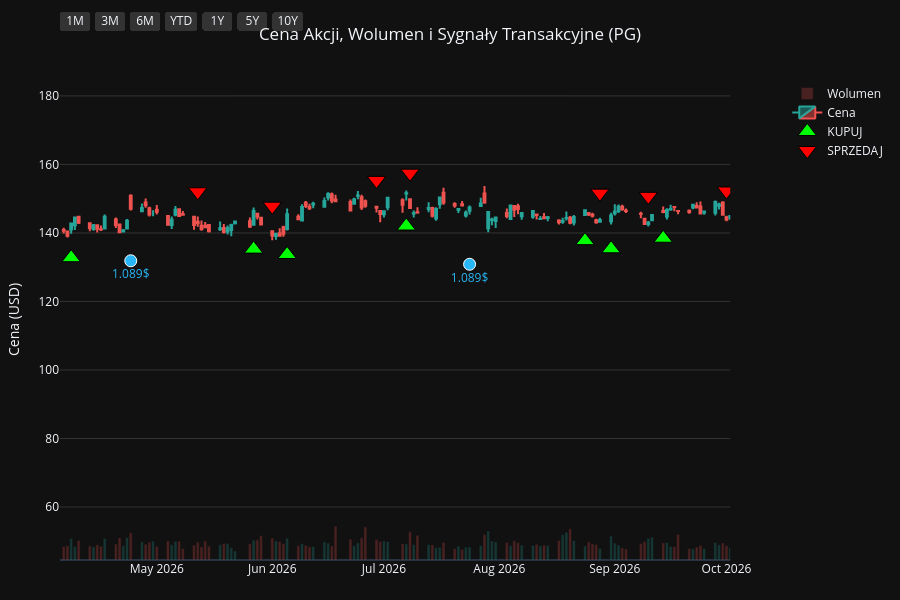
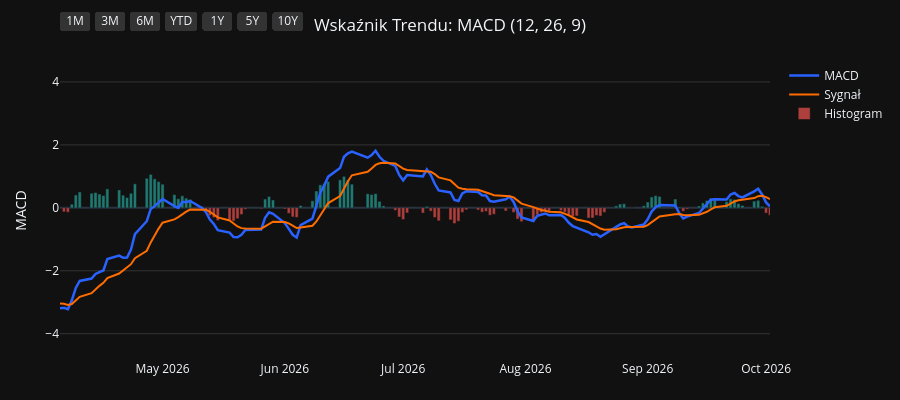
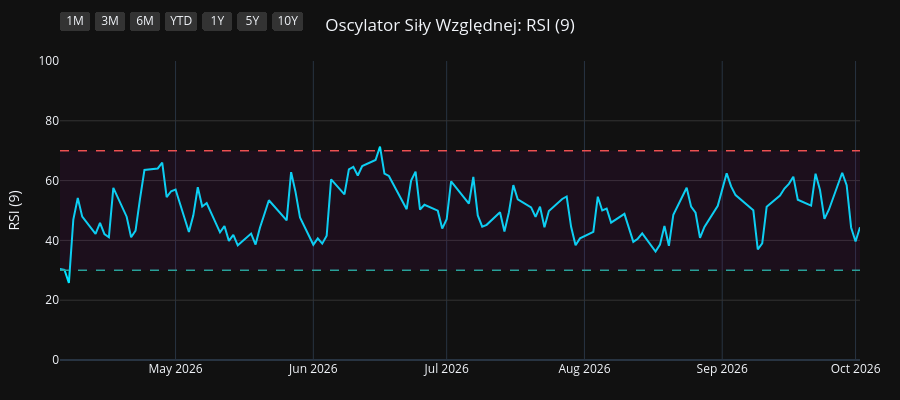
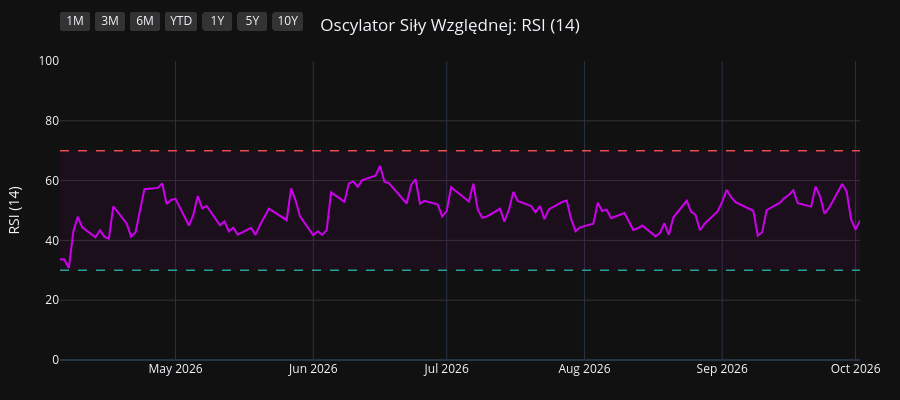

The notebook cell these images were saved under, in order:
### Code cell
import os
import yfinance as yf
import pandas as pd
import pandas_ta as ta
import plotly.graph_objects as go
from plotly.subplots import make_subplots

# 1. Pobranie i przygotowanie danych
symbol = os.environ.get("STOCK_TICKER", "").strip().upper()
if not symbol:
    raise RuntimeError("Set STOCK_TICKER before running price_extractor.ipynb")
df = yf.Ticker(symbol).history(period="10y")
df.index = df.index.tz_localize(None)

# Wskaźniki i sygnały
df.ta.macd(fast=12, slow=26, signal=9, append=True)
df.ta.rsi(length=9, append=True)
df.ta.rsi(length=14, append=True)
df.ta.rsi(length=21, append=True)
df.dropna(inplace=True)

macd = df['MACD_12_26_9']
signal = df['MACDs_12_26_9']
wczorajszy_macd = macd.shift(1)
wczorajszy_signal = signal.shift(1)

df['Decyzja'] = 'BRAK'
df.loc[(macd > signal) & (wczorajszy_macd <= wczorajszy_signal), 'Decyzja'] = 'KUPUJ'
df.loc[(macd < signal) & (wczorajszy_macd >= wczorajszy_signal), 'Decyzja'] = 'SPRZEDAJ'

df_kupuj = df[df['Decyzja'] == 'KUPUJ']
df_sprzedaj = df[df['Decyzja'] == 'SPRZEDAJ']
df_dywidendy = df[df['Dividends'] > 0]
df_splity = df[df['Stock Splits'] > 0]

# Wspólna konfiguracja osi X
konfiguracja_osi_x = dict(
    type="date",
    showspikes=True, spikemode="across", spikesnap="cursor", spikedash="dot", spikecolor="#ffffff", spikethickness=1, hoverformat="%Y-%m-%d",
    rangeselector=dict(
        buttons=list([
            dict(count=1, label="1M", step="month", stepmode="backward"),
            dict(count=3, label="3M", step="month", stepmode="backward"),
            dict(count=6, label="6M", step="month", stepmode="backward"),
            dict(count=1, label="YTD", step="year", stepmode="todate"),
            dict(count=1, label="1Y", step="year", stepmode="backward"),
            dict(count=5, label="5Y", step="year", stepmode="backward"),
            dict(step="all", label="10Y")
        ]),
        bgcolor="#333333", activecolor="#2962ff", x=0, y=1.1
    )
)

# ==========================================
# WYKRES 1: CENA + WOLUMEN + SYGNAŁY
# ==========================================
fig1 = make_subplots(specs=[[{"secondary_y": True}]])

kolory_wolumenu = ['#26a69a' if row['Close'] >= row['Open'] else '#ef5350' for index, row in df.iterrows()]
fig1.add_trace(go.Bar(x=df.index, y=df['Volume'], marker_color=kolory_wolumenu, opacity=0.25, name='Wolumen'), secondary_y=True)
fig1.add_trace(go.Candlestick(x=df.index, open=df['Open'], high=df['High'], low=df['Low'], close=df['Close'], name='Cena', increasing_line_color='#26a69a', decreasing_line_color='#ef5350'), secondary_y=False)
fig1.add_trace(go.Scatter(x=df_kupuj.index, y=df_kupuj['Low'] * 0.95, customdata=df_kupuj[['Low', 'High']], mode='markers', marker=dict(symbol='triangle-up', size=16, color='#00ff00', line=dict(width=1, color='black')), name='KUPUJ', hovertemplate='KUPUJ<br>Najniższa: %{customdata[0]:.2f}<br>Najwyższa: %{customdata[1]:.2f}<extra></extra>'), secondary_y=False)
fig1.add_trace(go.Scatter(x=df_sprzedaj.index, y=df_sprzedaj['High'] * 1.05, customdata=df_sprzedaj[['Low', 'High']], mode='markers', marker=dict(symbol='triangle-down', size=16, color='#ff0000', line=dict(width=1, color='black')), name='SPRZEDAJ', hovertemplate='SPRZEDAJ<br>Najniższa: %{customdata[0]:.2f}<br>Najwyższa: %{customdata[1]:.2f}<extra></extra>'), secondary_y=False)

if not df_dywidendy.empty:
    fig1.add_trace(go.Scatter(x=df_dywidendy.index, y=df_dywidendy['Low'] * 0.90, mode='markers+text', marker=dict(symbol='circle', size=12, color='#29b6f6', line=dict(width=1, color='white')), text=df_dywidendy['Dividends'].apply(lambda x: f"{x}$"), textposition="bottom center", name='Dywidenda', showlegend=False, hovertemplate='Dywidenda: %{text}<extra></extra>', textfont=dict(color="#29b6f6")), secondary_y=False)
if not df_splity.empty:
                    fig1.add_trace(go.Scatter(x=df_splity.index, y=df_splity['High'], mode='markers+text', marker=dict(symbol='star', size=16, color='#ffee58', line=dict(width=1, color='black')), text=df_splity['Stock Splits'].apply(lambda x: f"{x:g}:1" if x >= 1 else f"1:{1 / x:g}"), textposition="top center", name='Split', hovertemplate='%{text}<extra></extra>', textfont=dict(color="#ffee58")), secondary_y=False)

fig1.update_layout(title=dict(text=f"Cena Akcji, Wolumen i Sygnały Transakcyjne ({symbol})", x=0.5, xanchor='center'), dragmode='pan', xaxis_rangeslider_visible=False, template='plotly_dark', height=600, hovermode='x unified', margin=dict(l=60, r=40, t=60, b=40))
fig1.update_xaxes(**konfiguracja_osi_x)
fig1.update_xaxes(range=[df.index.max() - pd.Timedelta(days=180), df.index.max()])
fig1.update_yaxes(title_text="Cena (USD)", secondary_y=False, gridcolor='#333333')
fig1.update_yaxes(range=[0, df['Volume'].max() * 4], showgrid=False, showticklabels=False, secondary_y=True)
fig1.show(config={'scrollZoom': True})

# ==========================================
# WYKRES 2: WSKAŹNIK MACD
# ==========================================
fig2 = go.Figure()
fig2.add_trace(go.Scatter(x=df.index, y=df['MACD_12_26_9'], line=dict(color='#2962ff', width=2.5), name='MACD'))
fig2.add_trace(go.Scatter(x=df.index, y=df['MACDs_12_26_9'], line=dict(color='#ff6d00', width=2), name='Sygnał'))
kolory_macd = ['#26a69a' if val >= 0 else '#ef5350' for val in df['MACDh_12_26_9']]
fig2.add_trace(go.Bar(x=df.index, y=df['MACDh_12_26_9'], marker_color=kolory_macd, name='Histogram', opacity=0.7))
fig2.update_layout(title=dict(text="Wskaźnik Trendu: MACD (12, 26, 9)", x=0.5, xanchor='center'), dragmode='pan', xaxis_rangeslider_visible=False, template='plotly_dark', height=400, hovermode='x unified', margin=dict(l=60, r=40, t=60, b=40))
fig2.update_xaxes(**konfiguracja_osi_x)
fig2.update_xaxes(range=[df.index.max() - pd.Timedelta(days=180), df.index.max()])
fig2.update_yaxes(title_text="MACD", gridcolor='#333333')
fig2.show(config={'scrollZoom': True})

# ==========================================
# WYKRES 3: OSCYLATOR RSI (9)
# ==========================================
fig3 = go.Figure()
fig3.add_trace(go.Scatter(x=df.index, y=df['RSI_9'], line=dict(color='#00e5ff', width=2), name='RSI (9)'))
fig3.add_hline(y=70, line_dash="dash", line_color="#ef5350", line_width=1.5)
fig3.add_hline(y=30, line_dash="dash", line_color="#26a69a", line_width=1.5)
fig3.add_hrect(y0=30, y1=70, line_width=0, fillcolor="purple", opacity=0.1)
fig3.update_layout(title=dict(text="Oscylator Siły Względnej: RSI (9)", x=0.5, xanchor='center'), dragmode='pan', xaxis_rangeslider_visible=False, template='plotly_dark', height=400, hovermode='x unified', margin=dict(l=60, r=40, t=60, b=40))
fig3.update_xaxes(**konfiguracja_osi_x)
fig3.update_xaxes(range=[df.index.max() - pd.Timedelta(days=180), df.index.max()])
fig3.update_yaxes(title_text="RSI (9)", range=[0, 100], gridcolor='#333333')
fig3.show(config={'scrollZoom': True})

# ==========================================
# WYKRES 4: OSCYLATOR RSI (14)
# ==========================================
fig4 = go.Figure()
fig4.add_trace(go.Scatter(x=df.index, y=df['RSI_14'], line=dict(color='#d500f9', width=2), name='RSI (14)'))
fig4.add_hline(y=70, line_dash="dash", line_color="#ef5350", line_width=1.5)
fig4.add_hline(y=30, line_dash="dash", line_color="#26a69a", line_width=1.5)
fig4.add_hrect(y0=30, y1=70, line_width=0, fillcolor="purple", opacity=0.1)
fig4.update_layout(title=dict(text="Oscylator Siły Względnej: RSI (14)", x=0.5, xanchor='center'), dragmode='pan', xaxis_rangeslider_visible=False, template='plotly_dark', height=400, hovermode='x unified', margin=dict(l=60, r=40, t=60, b=40))
fig4.update_xaxes(**konfiguracja_osi_x)
fig4.update_xaxes(range=[df.index.max() - pd.Timedelta(days=180), df.index.max()])
fig4.update_yaxes(title_text="RSI (14)", range=[0, 100], gridcolor='#333333')
fig4.show(config={'scrollZoom': True})

# ==========================================
# WYKRES 5: OSCYLATOR RSI (21)
# ==========================================
fig5 = go.Figure()
fig5.add_trace(go.Scatter(x=df.index, y=df['RSI_21'], line=dict(color='#64dd17', width=2), name='RSI (21)'))
fig5.add_hline(y=70, line_dash="dash", line_color="#ef5350", line_width=1.5)
fig5.add_hline(y=30, line_dash="dash", line_color="#26a69a", line_width=1.5)
fig5.add_hrect(y0=30, y1=70, line_width=0, fillcolor="purple", opacity=0.1)
fig5.update_layout(title=dict(text="Oscylator Siły Względnej: RSI (21)", x=0.5, xanchor='center'), dragmode='pan', xaxis_rangeslider_visible=False, template='plotly_dark', height=400, hovermode='x unified', margin=dict(l=60, r=40, t=60, b=40))
fig5.update_xaxes(**konfiguracja_osi_x)
fig5.update_xaxes(range=[df.index.max() - pd.Timedelta(days=180), df.index.max()])
fig5.update_yaxes(title_text="RSI (21)", range=[0, 100], gridcolor='#333333')
fig5.show(config={'scrollZoom': True})

### Figure 1 — Plotly figure (JSON) as saved in the notebook; plotly's stock layout.template omitted (floating-point values rounded to 4 significant figures; data arrays with more than 128 entries replaced by an {"elided": "..."} marker saying what was removed)
{"data": [{"marker": {"color": {"elided": "2481 str values"}}, "name": "Wolumen", "opacity": 0.25, "type": "bar", "x": {"elided": "2481 str values"}, "xaxis": "x", "y": {"elided": "2481 int values"}, "yaxis": "y2"}, {"close": {"elided": "2481 float values"}, "decreasing": {"line": {"color": "#ef5350"}}, "high": {"elided": "2481 float values"}, "increasing": {"line": {"color": "#26a69a"}}, "low": {"elided": "2481 float values"}, "name": "Cena", "open": {"elided": "2481 float values"}, "type": "candlestick", "x": {"elided": "2481 str values"}, "xaxis": "x", "yaxis": "y"}, {"customdata": {"elided": "104x2 float values"}, "hovertemplate": "KUPUJ<br>Najniższa: %{customdata[0]:.2f}<br>Najwyższa: %{customdata[1]:.2f}<extra></extra>", "marker": {"color": "#00ff00", "line": {"color": "black", "width": 1}, "size": 16, "symbol": "triangle-up"}, "mode": "markers", "name": "KUPUJ", "type": "scatter", "x": ["2016-11-29T00:00:00", "2016-12-02T00:00:00", "2017-01-17T00:00:00", "2017-02-15T00:00:00", "2017-04-18T00:00:00", "2017-04-25T00:00:00", "2017-05-19T00:00:00", "2017-07-18T00:00:00", "2017-09-20T00:00:00", "2017-10-13T00:00:00", "2017-11-08T00:00:00", "2018-01-22T00:00:00", "2018-02-20T00:00:00", "2018-02-22T00:00:00", "2018-03-02T00:00:00", "2018-03-28T00:00:00", "2018-05-09T00:00:00", "2018-07-27T00:00:00", "2018-08-16T00:00:00", "2018-09-19T00:00:00", "2018-10-19T00:00:00", "2018-12-14T00:00:00", "2019-01-18T00:00:00", "2019-01-23T00:00:00", "2019-03-14T00:00:00", "2019-04-08T00:00:00", "2019-04-15T00:00:00", "2019-05-16T00:00:00", "2019-06-07T00:00:00", "2019-07-03T00:00:00", "2019-07-30T00:00:00", "2019-08-16T00:00:00", "2019-08-27T00:00:00", "2019-09-26T00:00:00", "2019-10-23T00:00:00", "2019-11-19T00:00:00", "2019-11-26T00:00:00", "2020-01-15T00:00:00", "2020-02-05T00:00:00", "2020-02-21T00:00:00", "2020-03-30T00:00:00", "2020-05-28T00:00:00", "2020-07-01T00:00:00", "2020-08-25T00:00:00", "2020-10-06T00:00:00", "2020-11-06T00:00:00", "2020-11-12T00:00:00", "2020-12-17T00:00:00", "2021-02-10T00:00:00", "2021-03-08T00:00:00", "2021-05-10T00:00:00", "2021-06-28T00:00:00", "2021-08-13T00:00:00", "2021-09-14T00:00:00", "2021-10-11T00:00:00", "2021-10-26T00:00:00", "2021-12-06T00:00:00", "2022-02-03T00:00:00", "2022-03-18T00:00:00", "2022-06-02T00:00:00", "2022-06-23T00:00:00", "2022-07-25T00:00:00", "2022-08-03T00:00:00", "2022-10-17T00:00:00", "2023-02-17T00:00:00", "2023-04-21T00:00:00", "2023-06-13T00:00:00", "2023-07-20T00:00:00", "2023-09-18T00:00:00", "2023-10-16T00:00:00", "2023-11-30T00:00:00", "2023-12-28T00:00:00", "2024-02-23T00:00:00", "2024-04-19T00:00:00", "2024-06-10T00:00:00", "2024-06-18T00:00:00", "2024-07-17T00:00:00", "2024-08-05T00:00:00", "2024-08-20T00:00:00", "2024-08-30T00:00:00", "2024-10-15T00:00:00", "2024-11-13T00:00:00", "2025-01-22T00:00:00", "2025-02-21T00:00:00", "2025-04-01T00:00:00", "2025-04-14T00:00:00", "2025-05-15T00:00:00", "2025-07-02T00:00:00", "2025-07-22T00:00:00", "2025-08-11T00:00:00", "2025-09-17T00:00:00", "2025-10-20T00:00:00", "2025-11-13T00:00:00", "2025-11-18T00:00:00", "2025-12-16T00:00:00", "2026-01-12T00:00:00", "2026-02-23T00:00:00", "2026-04-08T00:00:00", "2026-05-27T00:00:00", "2026-06-05T00:00:00", "2026-07-07T00:00:00", "2026-08-24T00:00:00", "2026-08-31T00:00:00", "2026-09-14T00:00:00"], "xaxis": "x", "y": [60.29, 59.83, 61.15, 66.0, 66.39, 66.25, 63.44, 64.76, 70.02, 69.1, 65.26, 68.77, 61.42, 60.74, 59.41, 59.06, 54.85, 61.31, 63.51, 64.63, 66.05, 74.74, 71.42, 73.46, 79.02, 81.2, 82.21, 84.21, 85.12, 88.36, 94.47, 93.51, 95.25, 98.23, 97.5, 96.94, 96.36, 100.0, 101.0, 101.4, 88.71, 93.11, 96.36, 112.4, 113.2, 116.8, 115.7, 113.1, 105.6, 103.4, 112.7, 111.9, 119.2, 121.1, 118.4, 118.7, 126.3, 136.6, 125.3, 121.2, 118.1, 121.9, 120.5, 107.7, 118.4, 134.8, 125.9, 130.0, 134.8, 127.7, 132.6, 128.1, 142.4, 137.4, 148.6, 149.4, 149.7, 150.0, 151.3, 152.7, 155.6, 150.0, 148.9, 151.1, 154.0, 151.0, 145.5, 146.5, 143.0, 141.5, 146.2, 139.6, 137.2, 135.2, 134.4, 131.7, 150.0, 132.8, 135.3, 133.7, 142.0, 137.8, 135.4, 138.5], "yaxis": "y"}, {"customdata": {"elided": "104x2 float values"}, "hovertemplate": "SPRZEDAJ<br>Najniższa: %{customdata[0]:.2f}<br>Najwyższa: %{customdata[1]:.2f}<extra></extra>", "marker": {"color": "#ff0000", "line": {"color": "black", "width": 1}, "size": 16, "symbol": "triangle-down"}, "mode": "markers", "name": "SPRZEDAJ", "type": "scatter", "x": ["2016-12-01T00:00:00", "2017-01-10T00:00:00", "2017-02-14T00:00:00", "2017-03-02T00:00:00", "2017-04-21T00:00:00", "2017-04-26T00:00:00", "2017-06-27T00:00:00", "2017-08-23T00:00:00", "2017-09-21T00:00:00", "2017-10-20T00:00:00", "2018-01-02T00:00:00", "2018-01-23T00:00:00", "2018-02-21T00:00:00", "2018-03-01T00:00:00", "2018-03-22T00:00:00", "2018-04-19T00:00:00", "2018-07-19T00:00:00", "2018-08-10T00:00:00", "2018-08-23T00:00:00", "2018-09-25T00:00:00", "2018-11-20T00:00:00", "2018-12-17T00:00:00", "2019-01-22T00:00:00", "2019-02-25T00:00:00", "2019-04-04T00:00:00", "2019-04-10T00:00:00", "2019-04-23T00:00:00", "2019-05-22T00:00:00", "2019-06-27T00:00:00", "2019-07-23T00:00:00", "2019-08-05T00:00:00", "2019-08-23T00:00:00", "2019-09-10T00:00:00", "2019-10-02T00:00:00", "2019-11-05T00:00:00", "2019-11-22T00:00:00", "2019-12-23T00:00:00", "2020-01-31T00:00:00", "2020-02-11T00:00:00", "2020-02-24T00:00:00", "2020-04-29T00:00:00", "2020-06-24T00:00:00", "2020-08-19T00:00:00", "2020-08-26T00:00:00", "2020-10-22T00:00:00", "2020-11-09T00:00:00", "2020-11-18T00:00:00", "2021-01-13T00:00:00", "2021-02-26T00:00:00", "2021-04-14T00:00:00", "2021-05-27T00:00:00", "2021-08-11T00:00:00", "2021-08-23T00:00:00", "2021-09-16T00:00:00", "2021-10-21T00:00:00", "2021-11-30T00:00:00", "2022-01-06T00:00:00", "2022-02-07T00:00:00", "2022-05-02T00:00:00", "2022-06-09T00:00:00", "2022-07-20T00:00:00", "2022-07-29T00:00:00", "2022-08-24T00:00:00", "2022-12-15T00:00:00", "2023-04-18T00:00:00", "2023-05-04T00:00:00", "2023-07-11T00:00:00", "2023-08-14T00:00:00", "2023-09-20T00:00:00", "2023-11-20T00:00:00", "2023-12-05T00:00:00", "2024-02-12T00:00:00", "2024-02-26T00:00:00", "2024-05-23T00:00:00", "2024-06-12T00:00:00", "2024-06-25T00:00:00", "2024-07-30T00:00:00", "2024-08-15T00:00:00", "2024-08-28T00:00:00", "2024-09-18T00:00:00", "2024-10-23T00:00:00", "2024-12-09T00:00:00", "2025-02-18T00:00:00", "2025-03-12T00:00:00", "2025-04-04T00:00:00", "2025-04-24T00:00:00", "2025-06-06T00:00:00", "2025-07-09T00:00:00", "2025-07-31T00:00:00", "2025-09-15T00:00:00", "2025-09-18T00:00:00", "2025-11-04T00:00:00", "2025-11-17T00:00:00", "2025-12-04T00:00:00", "2026-01-05T00:00:00", "2026-02-19T00:00:00", "2026-03-03T00:00:00", "2026-05-12T00:00:00", "2026-06-01T00:00:00", "2026-06-29T00:00:00", "2026-07-08T00:00:00", "2026-08-28T00:00:00", "2026-09-10T00:00:00", "2026-10-01T00:00:00"], "xaxis": "x", "y": [66.33, 68.04, 71.65, 74.39, 73.07, 73.66, 73.13, 76.43, 77.95, 74.76, 76.4, 75.54, 68.5, 66.39, 64.91, 63.99, 67.53, 69.72, 71.29, 71.98, 80.69, 83.02, 79.56, 87.1, 89.89, 91.05, 90.91, 93.48, 96.29, 102.0, 102.2, 105.6, 106.5, 108.7, 105.8, 106.7, 111.3, 113.0, 112.4, 112.6, 105.7, 105.7, 122.9, 125.6, 129.4, 133.2, 128.8, 125.1, 115.7, 123.8, 126.9, 132.3, 134.2, 134.1, 131.2, 138.0, 153.5, 151.6, 152.2, 138.0, 135.5, 134.7, 139.2, 144.7, 145.3, 151.0, 143.7, 152.8, 150.2, 147.5, 149.0, 154.9, 158.4, 166.2, 165.8, 167.0, 161.5, 168.8, 170.3, 175.0, 170.3, 173.9, 166.9, 173.0, 174.8, 163.1, 167.4, 160.3, 155.0, 161.7, 162.2, 153.6, 152.0, 151.4, 145.2, 165.5, 167.8, 152.0, 147.8, 155.3, 157.4, 151.6, 150.7, 152.2], "yaxis": "y"}, {"hovertemplate": "Dywidenda: %{text}<extra></extra>", "marker": {"color": "#29b6f6", "line": {"color": "white", "width": 1}, "size": 12, "symbol": "circle"}, "mode": "markers+text", "name": "Dywidenda", "showlegend": false, "text": ["0.67$", "0.69$", "0.69$", "0.69$", "0.69$", "0.717$", "0.717$", "0.717$", "0.717$", "0.746$", "0.746$", "0.746$", "0.746$", "0.791$", "0.791$", "0.791$", "0.791$", "0.87$", "0.87$", "0.87$", "0.87$", "0.913$", "0.913$", "0.913$", "0.913$", "0.941$", "0.941$", "0.941$", "0.941$", "1.007$", "1.007$", "1.007$", "1.007$", "1.057$", "1.057$", "1.057$", "1.057$", "1.089$", "1.089$"], "textfont": {"color": "#29b6f6"}, "textposition": "bottom center", "type": "scatter", "x": ["2017-01-18T00:00:00", "2017-04-19T00:00:00", "2017-07-19T00:00:00", "2017-10-19T00:00:00", "2018-01-18T00:00:00", "2018-04-19T00:00:00", "2018-07-19T00:00:00", "2018-10-18T00:00:00", "2019-01-17T00:00:00", "2019-04-17T00:00:00", "2019-07-18T00:00:00", "2019-10-17T00:00:00", "2020-01-23T00:00:00", "2020-04-23T00:00:00", "2020-07-23T00:00:00", "2020-10-22T00:00:00", "2021-01-21T00:00:00", "2021-04-22T00:00:00", "2021-07-22T00:00:00", "2021-10-21T00:00:00", "2022-01-20T00:00:00", "2022-04-21T00:00:00", "2022-07-21T00:00:00", "2022-10-20T00:00:00", "2023-01-19T00:00:00", "2023-04-20T00:00:00", "2023-07-20T00:00:00", "2023-10-19T00:00:00", "2024-01-18T00:00:00", "2024-04-18T00:00:00", "2024-07-19T00:00:00", "2024-10-18T00:00:00", "2025-01-24T00:00:00", "2025-04-21T00:00:00", "2025-07-18T00:00:00", "2025-10-24T00:00:00", "2026-01-23T00:00:00", "2026-04-24T00:00:00", "2026-07-24T00:00:00"], "xaxis": "x", "y": [58.89, 62.78, 61.93, 64.92, 64.36, 53.75, 56.93, 58.99, 67.15, 78.85, 86.48, 88.36, 94.3, 90.63, 97.04, 109.6, 102.0, 105.4, 108.2, 110.8, 128.2, 130.8, 112.6, 103.4, 116.8, 124.3, 123.2, 123.2, 123.7, 132.2, 142.5, 144.5, 140.8, 142.7, 134.3, 133.4, 132.8, 131.9, 130.9], "yaxis": "y"}], "layout": {"dragmode": "pan", "height": 600, "hovermode": "x unified", "margin": {"b": 40, "l": 60, "r": 40, "t": 60}, "title": {"text": "Cena Akcji, Wolumen i Sygnały Transakcyjne (PG)", "x": 0.5, "xanchor": "center"}, "xaxis": {"anchor": "y", "domain": [0.0, 0.94], "hoverformat": "%Y-%m-%d", "range": ["2026-04-05T00:00:00", "2026-10-02T00:00:00"], "rangeselector": {"activecolor": "#2962ff", "bgcolor": "#333333", "buttons": [{"count": 1, "label": "1M", "step": "month", "stepmode": "backward"}, {"count": 3, "label": "3M", "step": "month", "stepmode": "backward"}, {"count": 6, "label": "6M", "step": "month", "stepmode": "backward"}, {"count": 1, "label": "YTD", "step": "year", "stepmode": "todate"}, {"count": 1, "label": "1Y", "step": "year", "stepmode": "backward"}, {"count": 5, "label": "5Y", "step": "year", "stepmode": "backward"}, {"label": "10Y", "step": "all"}], "x": 0, "y": 1.1}, "rangeslider": {"visible": false}, "showspikes": true, "spikecolor": "#ffffff", "spikedash": "dot", "spikemode": "across", "spikesnap": "cursor", "spikethickness": 1, "type": "date"}, "yaxis": {"anchor": "x", "domain": [0.0, 1.0], "gridcolor": "#333333", "title": {"text": "Cena (USD)"}}, "yaxis2": {"anchor": "x", "overlaying": "y", "range": [0, 242483600], "showgrid": false, "showticklabels": false, "side": "right"}}}

### Figure 2 — Plotly figure (JSON) as saved in the notebook; plotly's stock layout.template omitted (floating-point values rounded to 4 significant figures; data arrays with more than 128 entries replaced by an {"elided": "..."} marker saying what was removed)
{"data": [{"line": {"color": "#2962ff", "width": 2.5}, "name": "MACD", "type": "scatter", "x": {"elided": "2481 str values"}, "y": {"elided": "2481 float values"}}, {"line": {"color": "#ff6d00", "width": 2}, "name": "Sygnał", "type": "scatter", "x": {"elided": "2481 str values"}, "y": {"elided": "2481 float values"}}, {"marker": {"color": {"elided": "2481 str values"}}, "name": "Histogram", "opacity": 0.7, "type": "bar", "x": {"elided": "2481 str values"}, "y": {"elided": "2481 float values"}}], "layout": {"dragmode": "pan", "height": 400, "hovermode": "x unified", "margin": {"b": 40, "l": 60, "r": 40, "t": 60}, "title": {"text": "Wskaźnik Trendu: MACD (12, 26, 9)", "x": 0.5, "xanchor": "center"}, "xaxis": {"hoverformat": "%Y-%m-%d", "range": ["2026-04-05T00:00:00", "2026-10-02T00:00:00"], "rangeselector": {"activecolor": "#2962ff", "bgcolor": "#333333", "buttons": [{"count": 1, "label": "1M", "step": "month", "stepmode": "backward"}, {"count": 3, "label": "3M", "step": "month", "stepmode": "backward"}, {"count": 6, "label": "6M", "step": "month", "stepmode": "backward"}, {"count": 1, "label": "YTD", "step": "year", "stepmode": "todate"}, {"count": 1, "label": "1Y", "step": "year", "stepmode": "backward"}, {"count": 5, "label": "5Y", "step": "year", "stepmode": "backward"}, {"label": "10Y", "step": "all"}], "x": 0, "y": 1.1}, "rangeslider": {"visible": false}, "showspikes": true, "spikecolor": "#ffffff", "spikedash": "dot", "spikemode": "across", "spikesnap": "cursor", "spikethickness": 1, "type": "date"}, "yaxis": {"gridcolor": "#333333", "title": {"text": "MACD"}}}}

### Figure 3 — Plotly figure (JSON) as saved in the notebook; plotly's stock layout.template omitted (floating-point values rounded to 4 significant figures; data arrays with more than 128 entries replaced by an {"elided": "..."} marker saying what was removed)
{"data": [{"line": {"color": "#00e5ff", "width": 2}, "name": "RSI (9)", "type": "scatter", "x": {"elided": "2481 str values"}, "y": {"elided": "2481 float values"}}], "layout": {"dragmode": "pan", "height": 400, "hovermode": "x unified", "margin": {"b": 40, "l": 60, "r": 40, "t": 60}, "shapes": [{"line": {"color": "#ef5350", "dash": "dash", "width": 1.5}, "type": "line", "x0": 0, "x1": 1, "xref": "x domain", "y0": 70, "y1": 70, "yref": "y"}, {"line": {"color": "#26a69a", "dash": "dash", "width": 1.5}, "type": "line", "x0": 0, "x1": 1, "xref": "x domain", "y0": 30, "y1": 30, "yref": "y"}, {"fillcolor": "purple", "line": {"width": 0}, "opacity": 0.1, "type": "rect", "x0": 0, "x1": 1, "xref": "x domain", "y0": 30, "y1": 70, "yref": "y"}], "title": {"text": "Oscylator Siły Względnej: RSI (9)", "x": 0.5, "xanchor": "center"}, "xaxis": {"hoverformat": "%Y-%m-%d", "range": ["2026-04-05T00:00:00", "2026-10-02T00:00:00"], "rangeselector": {"activecolor": "#2962ff", "bgcolor": "#333333", "buttons": [{"count": 1, "label": "1M", "step": "month", "stepmode": "backward"}, {"count": 3, "label": "3M", "step": "month", "stepmode": "backward"}, {"count": 6, "label": "6M", "step": "month", "stepmode": "backward"}, {"count": 1, "label": "YTD", "step": "year", "stepmode": "todate"}, {"count": 1, "label": "1Y", "step": "year", "stepmode": "backward"}, {"count": 5, "label": "5Y", "step": "year", "stepmode": "backward"}, {"label": "10Y", "step": "all"}], "x": 0, "y": 1.1}, "rangeslider": {"visible": false}, "showspikes": true, "spikecolor": "#ffffff", "spikedash": "dot", "spikemode": "across", "spikesnap": "cursor", "spikethickness": 1, "type": "date"}, "yaxis": {"gridcolor": "#333333", "range": [0, 100], "title": {"text": "RSI (9)"}}}}

### Figure 4 — Plotly figure (JSON) as saved in the notebook; plotly's stock layout.template omitted (floating-point values rounded to 4 significant figures; data arrays with more than 128 entries replaced by an {"elided": "..."} marker saying what was removed)
{"data": [{"line": {"color": "#d500f9", "width": 2}, "name": "RSI (14)", "type": "scatter", "x": {"elided": "2481 str values"}, "y": {"elided": "2481 float values"}}], "layout": {"dragmode": "pan", "height": 400, "hovermode": "x unified", "margin": {"b": 40, "l": 60, "r": 40, "t": 60}, "shapes": [{"line": {"color": "#ef5350", "dash": "dash", "width": 1.5}, "type": "line", "x0": 0, "x1": 1, "xref": "x domain", "y0": 70, "y1": 70, "yref": "y"}, {"line": {"color": "#26a69a", "dash": "dash", "width": 1.5}, "type": "line", "x0": 0, "x1": 1, "xref": "x domain", "y0": 30, "y1": 30, "yref": "y"}, {"fillcolor": "purple", "line": {"width": 0}, "opacity": 0.1, "type": "rect", "x0": 0, "x1": 1, "xref": "x domain", "y0": 30, "y1": 70, "yref": "y"}], "title": {"text": "Oscylator Siły Względnej: RSI (14)", "x": 0.5, "xanchor": "center"}, "xaxis": {"hoverformat": "%Y-%m-%d", "range": ["2026-04-05T00:00:00", "2026-10-02T00:00:00"], "rangeselector": {"activecolor": "#2962ff", "bgcolor": "#333333", "buttons": [{"count": 1, "label": "1M", "step": "month", "stepmode": "backward"}, {"count": 3, "label": "3M", "step": "month", "stepmode": "backward"}, {"count": 6, "label": "6M", "step": "month", "stepmode": "backward"}, {"count": 1, "label": "YTD", "step": "year", "stepmode": "todate"}, {"count": 1, "label": "1Y", "step": "year", "stepmode": "backward"}, {"count": 5, "label": "5Y", "step": "year", "stepmode": "backward"}, {"label": "10Y", "step": "all"}], "x": 0, "y": 1.1}, "rangeslider": {"visible": false}, "showspikes": true, "spikecolor": "#ffffff", "spikedash": "dot", "spikemode": "across", "spikesnap": "cursor", "spikethickness": 1, "type": "date"}, "yaxis": {"gridcolor": "#333333", "range": [0, 100], "title": {"text": "RSI (14)"}}}}
